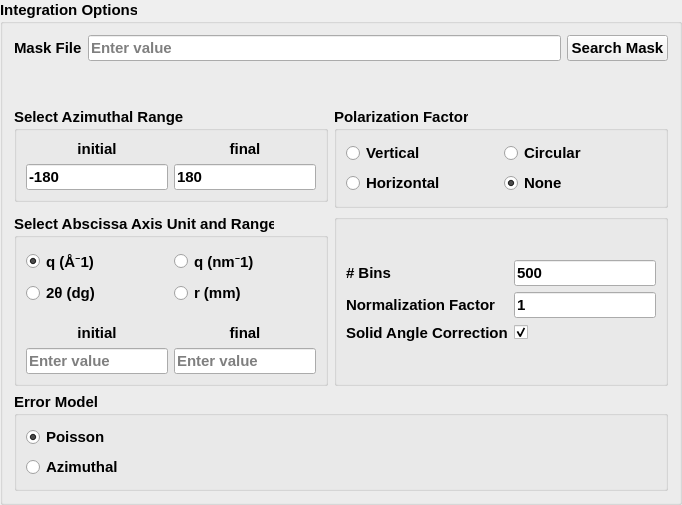
        <widget class="QGroupBox" name="groupBox_7">
         <property name="font">
          <font>
           <pointsize>11</pointsize>
           <weight>75</weight>
           <bold>true</bold>
          </font>
         </property>
         <property name="title">
          <string>Integration Options</string>
         </property>
         <layout class="QGridLayout" name="gridLayout_11">
          <item row="2" column="1" rowspan="2">
           <widget class="QGroupBox" name="groupBox_polarization">
            <property name="title">
             <string>Polarization Factor</string>
            </property>
            <property name="checkable">
             <bool>false</bool>
            </property>
            <layout class="QGridLayout" name="gridLayout_17">
             <item row="0" column="0">
              <layout class="QVBoxLayout" name="verticalLayout_3">
               <item>
                <layout class="QGridLayout" name="gridLayout_13">
                 <item row="0" column="1">
                  <widget class="QRadioButton" name="radio_circpol">
                   <property name="text">
                    <string>Circular</string>
                   </property>
                  </widget>
                 </item>
                 <item row="1" column="0">
                  <widget class="QRadioButton" name="radio_horzpol">
                   <property name="text">
                    <string>Horizontal</string>
                   </property>
                  </widget>
                 </item>
                 <item row="1" column="1">
                  <widget class="QRadioButton" name="radio_nonepol">
                   <property name="text">
                    <string>None</string>
                   </property>
                   <property name="checked">
                    <bool>true</bool>
                   </property>
                  </widget>
                 </item>
                 <item row="0" column="0">
                  <widget class="QRadioButton" name="radio_vertpol">
                   <property name="text">
                    <string>Vertical</string>
                   </property>
                  </widget>
                 </item>
                </layout>
               </item>
              </layout>
             </item>
            </layout>
           </widget>
          </item>
          <item row="2" column="0">
           <widget class="QGroupBox" name="ph_6">
            <property name="font">
             <font>
              <pointsize>11</pointsize>
              <weight>75</weight>
              <bold>true</bold>
             </font>
            </property>
            <property name="title">
             <string>Select Azimuthal Range</string>
            </property>
            <property name="checkable">
             <bool>false</bool>
            </property>
            <property name="checked">
             <bool>false</bool>
            </property>
            <layout class="QGridLayout" name="gridLayout_10">
             <item row="1" column="1">
              <widget class="QLineEdit" name="lineEdit_azimuthfinal">
               <property name="text">
                <string>180</string>
               </property>
               <property name="placeholderText">
                <string>Enter value</string>
               </property>
              </widget>
             </item>
             <item row="0" column="1">
              <widget class="QLabel" name="label_24">
               <property name="sizePolicy">
                <sizepolicy hsizetype="Preferred" vsizetype="Minimum">
                 <horstretch>0</horstretch>
                 <verstretch>0</verstretch>
                </sizepolicy>
               </property>
               <property name="maximumSize">
                <size>
                 <width>16777215</width>
                 <height>20</height>
                </size>
               </property>
               <property name="font">
                <font>
                 <pointsize>11</pointsize>
                 <weight>75</weight>
                 <bold>true</bold>
                </font>
               </property>
               <property name="text">
                <string>final</string>
               </property>
               <property name="alignment">
                <set>Qt::AlignCenter</set>
               </property>
              </widget>
             </item>
             <item row="0" column="0">
              <widget class="QLabel" name="label_25">
               <property name="sizePolicy">
                <sizepolicy hsizetype="Preferred" vsizetype="Minimum">
                 <horstretch>0</horstretch>
                 <verstretch>0</verstretch>
                </sizepolicy>
               </property>
               <property name="maximumSize">
                <size>
                 <width>16777215</width>
                 <height>20</height>
                </size>
               </property>
               <property name="font">
                <font>
                 <pointsize>11</pointsize>
                 <weight>75</weight>
                 <bold>true</bold>
                </font>
               </property>
               <property name="text">
                <string>initial</string>
               </property>
               <property name="alignment">
                <set>Qt::AlignCenter</set>
               </property>
              </widget>
             </item>
             <item row="1" column="0">
              <widget class="QLineEdit" name="lineEdit_azimuthinitial">
               <property name="text">
                <string>-180</string>
               </property>
               <property name="placeholderText">
                <string>Enter value</string>
               </property>
              </widget>
             </item>
            </layout>
           </widget>
          </item>
          <item row="1" column="0" colspan="2">
           <spacer name="verticalSpacer_6">
            <property name="orientation">
             <enum>Qt::Vertical</enum>
            </property>
            <property name="sizeHint" stdset="0">
             <size>
              <width>20</width>
              <height>40</height>
             </size>
            </property>
           </spacer>
          </item>
          <item row="0" column="0" colspan="2">
           <layout class="QHBoxLayout" name="horizontalLayout_6">
            <item>
             <widget class="QLabel" name="label_21">
              <property name="sizePolicy">
               <sizepolicy hsizetype="Preferred" vsizetype="Minimum">
                <horstretch>0</horstretch>
                <verstretch>0</verstretch>
               </sizepolicy>
              </property>
              <property name="maximumSize">
               <size>
                <width>16777215</width>
                <height>20</height>
               </size>
              </property>
              <property name="font">
               <font>
                <pointsize>11</pointsize>
                <weight>75</weight>
                <bold>true</bold>
               </font>
              </property>
              <property name="text">
               <string>Mask File</string>
              </property>
              <property name="alignment">
               <set>Qt::AlignLeading|Qt::AlignLeft|Qt::AlignVCenter</set>
              </property>
             </widget>
            </item>
            <item>
             <widget class="QLineEdit" name="lineEdit_maskfile">
              <property name="maximumSize">
               <size>
                <width>600</width>
                <height>16777215</height>
               </size>
              </property>
              <property name="baseSize">
               <size>
                <width>5</width>
                <height>0</height>
               </size>
              </property>
              <property name="toolTip">
               <string>Write a filename with .txt extension</string>
              </property>
              <property name="placeholderText">
               <string>Enter value</string>
              </property>
             </widget>
            </item>
            <item>
             <widget class="QPushButton" name="pushButton_maskfile">
              <property name="enabled">
               <bool>true</bool>
              </property>
              <property name="sizePolicy">
               <sizepolicy hsizetype="Preferred" vsizetype="Fixed">
                <horstretch>0</horstretch>
                <verstretch>0</verstretch>
               </sizepolicy>
              </property>
              <property name="font">
               <font>
                <pointsize>11</pointsize>
                <weight>75</weight>
                <bold>true</bold>
               </font>
              </property>
              <property name="text">
               <string>Search Mask</string>
              </property>
             </widget>
            </item>
           </layout>
          </item>
          <item row="4" column="0">
           <widget class="QGroupBox" name="ph">
            <property name="font">
             <font>
              <pointsize>11</pointsize>
              <weight>75</weight>
              <bold>true</bold>
             </font>
            </property>
            <property name="title">
             <string>Select Abscissa Axis Unit and Range</string>
            </property>
            <property name="checkable">
             <bool>false</bool>
            </property>
            <property name="checked">
             <bool>false</bool>
            </property>
            <layout class="QGridLayout" name="gridLayout_7">
             <item row="1" column="2">
              <layout class="QVBoxLayout" name="verticalLayout">
               <item>
                <layout class="QGridLayout" name="gridLayout_5">
                 <item row="0" column="0">
                  <widget class="QRadioButton" name="radio_qangs">
                   <property name="text">
                    <string>q (Å⁻1)</string>
                   </property>
                   <property name="checked">
                    <bool>true</bool>
                   </property>
                  </widget>
                 </item>
                 <item row="1" column="0">
                  <widget class="QRadioButton" name="radio_q2th">
                   <property name="text">
                    <string>2θ (dg)</string>
                   </property>
                  </widget>
                 </item>
                 <item row="0" column="1">
                  <widget class="QRadioButton" name="radio_qnano">
                   <property name="text">
                    <string>q (nm⁻1)</string>
                   </property>
                  </widget>
                 </item>
                 <item row="1" column="1">
                  <widget class="QRadioButton" name="radio_rmm">
                   <property name="text">
                    <string>r (mm)</string>
                   </property>
                  </widget>
                 </item>
                </layout>
               </item>
               <item>
                <spacer name="verticalSpacer_5">
                 <property name="orientation">
                  <enum>Qt::Vertical</enum>
                 </property>
                 <property name="sizeType">
                  <enum>QSizePolicy::Fixed</enum>
                 </property>
                 <property name="sizeHint" stdset="0">
                  <size>
                   <width>20</width>
                   <height>13</height>
                  </size>
                 </property>
                </spacer>
               </item>
               <item>
                <layout class="QGridLayout" name="gridLayout_6">
                 <item row="1" column="0">
                  <widget class="QLineEdit" name="lineEdit_qrangeinitial">
                   <property name="placeholderText">
                    <string>Enter value</string>
                   </property>
                  </widget>
                 </item>
                 <item row="0" column="0">
                  <widget class="QLabel" name="label_16">
                   <property name="sizePolicy">
                    <sizepolicy hsizetype="Preferred" vsizetype="Minimum">
                     <horstretch>0</horstretch>
                     <verstretch>0</verstretch>
                    </sizepolicy>
                   </property>
                   <property name="maximumSize">
                    <size>
                     <width>16777215</width>
                     <height>20</height>
                    </size>
                   </property>
                   <property name="font">
                    <font>
                     <pointsize>11</pointsize>
                     <weight>75</weight>
                     <bold>true</bold>
                    </font>
                   </property>
                   <property name="text">
                    <string>initial</string>
                   </property>
                   <property name="alignment">
                    <set>Qt::AlignCenter</set>
                   </property>
                  </widget>
                 </item>
                 <item row="0" column="1">
                  <widget class="QLabel" name="label_17">
                   <property name="sizePolicy">
                    <sizepolicy hsizetype="Preferred" vsizetype="Minimum">
                     <horstretch>0</horstretch>
                     <verstretch>0</verstretch>
                    </sizepolicy>
                   </property>
                   <property name="maximumSize">
                    <size>
                     <width>16777215</width>
                     <height>20</height>
                    </size>
                   </property>
                   <property name="font">
                    <font>
                     <pointsize>11</pointsize>
                     <weight>75</weight>
                     <bold>true</bold>
                    </font>
                   </property>
                   <property name="text">
                    <string>final</string>
                   </property>
                   <property name="alignment">
                    <set>Qt::AlignCenter</set>
                   </property>
                  </widget>
                 </item>
                 <item row="1" column="1">
                  <widget class="QLineEdit" name="lineEdit_qrangefinal">
                   <property name="placeholderText">
                    <string>Enter value</string>
                   </property>
                  </widget>
                 </item>
                </layout>
               </item>
              </layout>
             </item>
            </layout>
           </widget>
          </item>
          <item row="4" column="1">
           <widget class="QGroupBox" name="groupBox_2">
            <property name="title">
             <string/>
            </property>
            <layout class="QGridLayout" name="gridLayout_3">
             <item row="0" column="0">
              <layout class="QGridLayout" name="gridLayout_16">
               <item row="0" column="0">
                <widget class="QLabel" name="label_5">
                 <property name="text">
                  <string># Bins</string>
                 </property>
                 <property name="alignment">
                  <set>Qt::AlignLeading|Qt::AlignLeft|Qt::AlignVCenter</set>
                 </property>
                </widget>
               </item>
               <item row="1" column="0">
                <widget class="QLabel" name="label_8">
                 <property name="text">
                  <string>Normalization Factor</string>
                 </property>
                 <property name="alignment">
                  <set>Qt::AlignLeading|Qt::AlignLeft|Qt::AlignVCenter</set>
                 </property>
                </widget>
               </item>
               <item row="1" column="1">
                <widget class="QLineEdit" name="lineEdit_normfactor">
                 <property name="text">
                  <string>1</string>
                 </property>
                 <property name="placeholderText">
                  <string>Enter value</string>
                 </property>
                </widget>
               </item>
               <item row="0" column="1">
                <widget class="QLineEdit" name="lineEdit_qbins">
                 <property name="text">
                  <string>500</string>
                 </property>
                 <property name="placeholderText">
                  <string>Enter value</string>
                 </property>
                </widget>
               </item>
               <item row="2" column="1">
                <widget class="QCheckBox" name="checkBox_solidangcorr">
                 <property name="text">
                  <string/>
                 </property>
                 <property name="checked">
                  <bool>true</bool>
                 </property>
                </widget>
               </item>
               <item row="2" column="0">
                <widget class="QLabel" name="label_35">
                 <property name="sizePolicy">
                  <sizepolicy hsizetype="Preferred" vsizetype="Minimum">
                   <horstretch>0</horstretch>
                   <verstretch>0</verstretch>
                  </sizepolicy>
                 </property>
                 <property name="maximumSize">
                  <size>
                   <width>16777215</width>
                   <height>20</height>
                  </size>
                 </property>
                 <property name="font">
                  <font>
                   <pointsize>11</pointsize>
                   <weight>75</weight>
                   <bold>true</bold>
                  </font>
                 </property>
                 <property name="text">
                  <string>Solid Angle Correction</string>
                 </property>
                 <property name="alignment">
                  <set>Qt::AlignLeading|Qt::AlignLeft|Qt::AlignVCenter</set>
                 </property>
                </widget>
               </item>
              </layout>
             </item>
            </layout>
           </widget>
          </item>
          <item row="6" column="0" colspan="2">
           <widget class="QGroupBox" name="groupBox_5">
            <property name="title">
             <string>Error Model</string>
            </property>
            <property name="checkable">
             <bool>false</bool>
            </property>
            <layout class="QVBoxLayout" name="verticalLayout_2">
             <item>
              <widget class="QRadioButton" name="radio_poissonerr">
               <property name="text">
                <string>Poisson</string>
               </property>
               <property name="checked">
                <bool>true</bool>
               </property>
              </widget>
             </item>
             <item>
              <widget class="QRadioButton" name="radio_azimutherr">
               <property name="text">
                <string>Azimuthal</string>
               </property>
              </widget>
             </item>
            </layout>
           </widget>
          </item>
         </layout>
        </widget>
